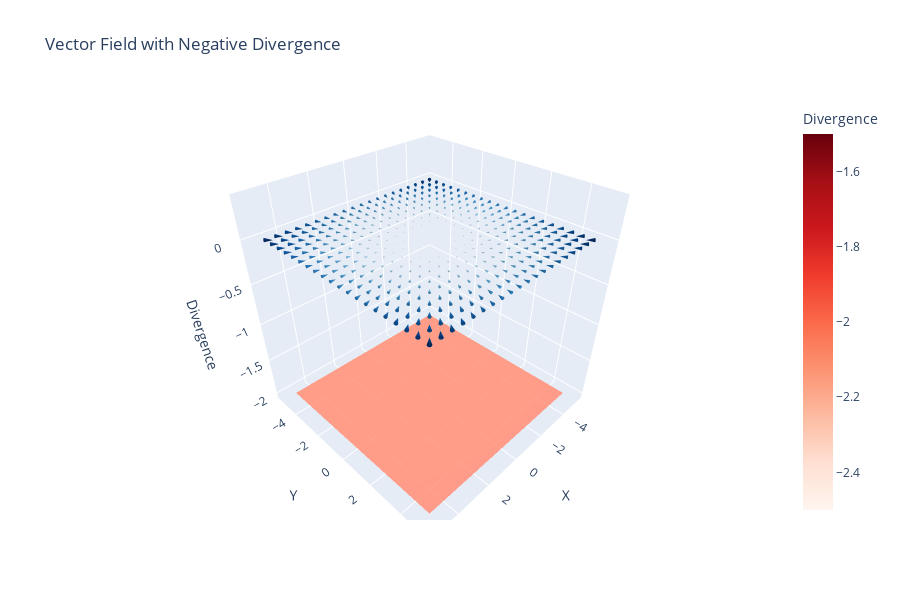

The notebook cell saved with this chart:
### Code cell
# Create quiver plot for the vector field
fig = go.Figure()

fig.add_trace(go.Cone(
    x=X.flatten(),
    y=Y.flatten(),
    z=np.zeros_like(X).flatten(),
    u=P.flatten(),
    v=Q.flatten(),
    w=np.zeros_like(X).flatten(),
    colorscale='Blues',
    sizemode='absolute',
    sizeref=5,
    showscale=False,
    anchor='tail',
    name='Vector Field'
))

# Create contour plot for divergence
fig.add_trace(go.Surface(
    x=X,
    y=Y,
    z=div_F,
    colorscale='Reds',
    opacity=0.7,
    showscale=True,
    colorbar=dict(title='Divergence'),
    name='Divergence'
))

# Update layout
fig.update_layout(
    title='Vector Field with Negative Divergence',
    scene=dict(
        xaxis_title='X',
        yaxis_title='Y',
        zaxis_title='Divergence',
        camera=dict(
            eye=dict(x=1.2, y=1.2, z=1.2)
        )
    ),
    autosize=True,
    height=600
)

# Show plot
fig.show()

### Figure 1 — Plotly figure (JSON) as saved in the notebook; plotly's stock layout.template omitted (floating-point values rounded to 4 significant figures; data arrays with more than 128 entries replaced by an {"elided": "..."} marker saying what was removed)
{"data": [{"anchor": "tail", "colorscale": [[0, "rgb(247,251,255)"], [0.125, "rgb(222,235,247)"], [0.25, "rgb(198,219,239)"], [0.375, "rgb(158,202,225)"], [0.5, "rgb(107,174,214)"], [0.625, "rgb(66,146,198)"], [0.75, "rgb(33,113,181)"], [0.875, "rgb(8,81,156)"], [1, "rgb(8,48,107)"]], "name": "Vector Field", "showscale": false, "sizemode": "absolute", "sizeref": 5, "type": "cone", "u": {"elided": "400 float values"}, "v": {"elided": "400 float values"}, "w": {"elided": "400 int values"}, "x": {"elided": "400 float values"}, "y": {"elided": "400 float values"}, "z": {"elided": "400 int values"}}, {"colorbar": {"title": {"text": "Divergence"}}, "colorscale": [[0, "rgb(255,245,240)"], [0.125, "rgb(254,224,210)"], [0.25, "rgb(252,187,161)"], [0.375, "rgb(252,146,114)"], [0.5, "rgb(251,106,74)"], [0.625, "rgb(239,59,44)"], [0.75, "rgb(203,24,29)"], [0.875, "rgb(165,15,21)"], [1, "rgb(103,0,13)"]], "name": "Divergence", "opacity": 0.7, "showscale": true, "type": "surface", "x": {"elided": "20x20 float values"}, "y": {"elided": "20x20 float values"}, "z": {"elided": "20x20 int values"}}], "layout": {"autosize": true, "height": 600, "scene": {"camera": {"eye": {"x": 1.2, "y": 1.2, "z": 1.2}}, "xaxis": {"title": {"text": "X"}}, "yaxis": {"title": {"text": "Y"}}, "zaxis": {"title": {"text": "Divergence"}}}, "title": {"text": "Vector Field with Negative Divergence"}}}
